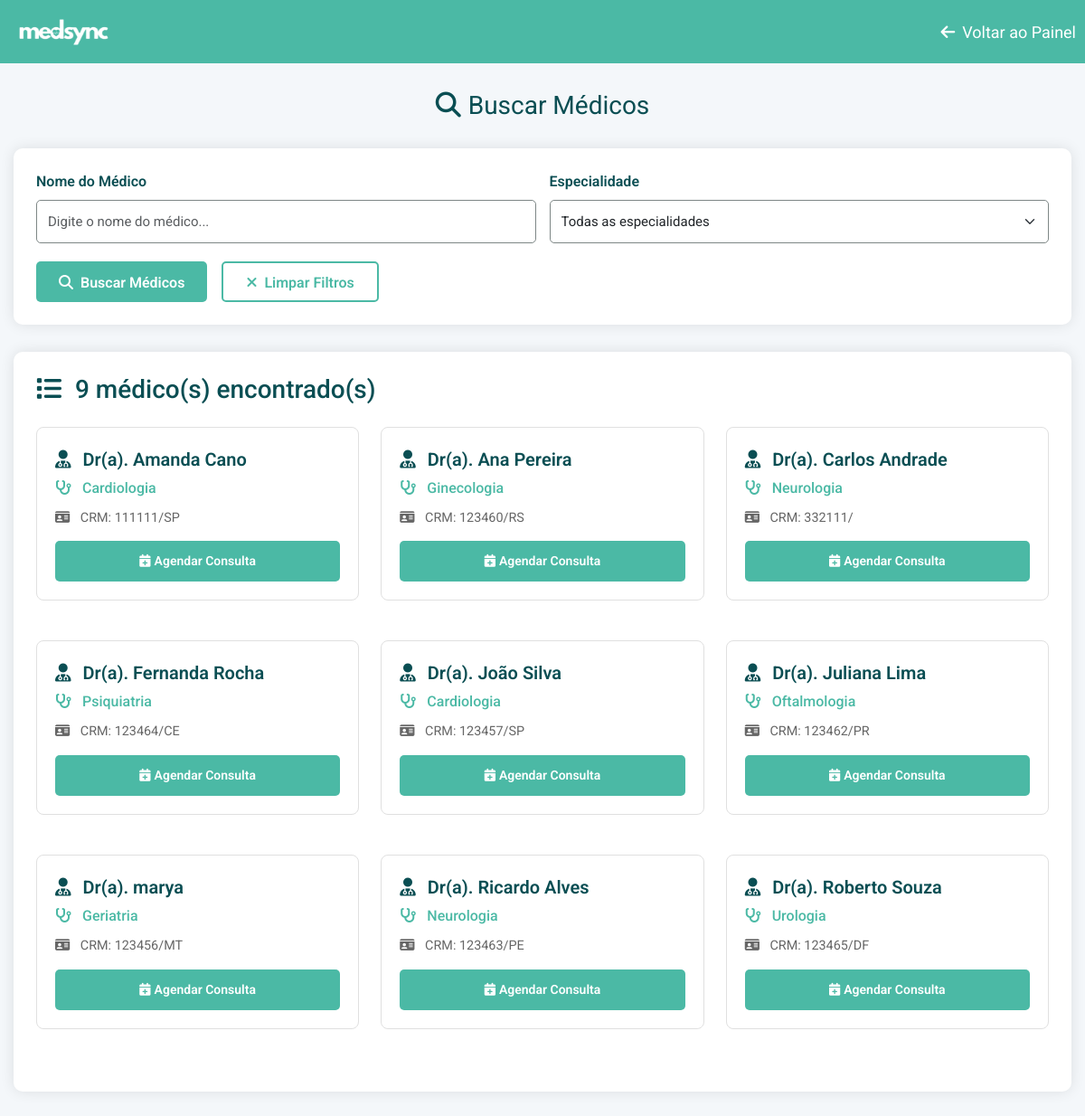
The page /paciente/buscar-medico.php (signed in) on the database its author committed.
### tables this page shows
CREATE TABLE `medicos` (
  `medicos_id` int(11) NOT NULL,
  `medicos_crm` char(6) NOT NULL,
  `medicos_uf_crm` varchar(2) NOT NULL,
  `medicos_nome` varchar(100) NOT NULL,
  `medicos_cpf` char(11) NOT NULL,
  `medicos_endereco` varchar(256) NOT NULL,
  `medicos_telefone` varchar(20) NOT NULL,
  `medicos_email` varchar(100) NOT NULL,
  `medicos_especialidade` varchar(100) NOT NULL,
  `medicos_sexo` enum('Masculino','Feminino','Outro') NOT NULL,
  `medicos_datanasc` date NOT NULL,
  `data_cadastro` timestamp NOT NULL DEFAULT current_timestamp(),
  `medico_senha` varchar(255) NOT NULL,
  `medicos_foto` varchar(255) DEFAULT NULL,
  `token_recuperacao` varchar(255) DEFAULT NULL
);

### paciente/buscar-medico.php (the view, shortened to what this page needs)
<?php
$conn = new mysqli("localhost", "root", "", "medsync");
$especialidade = $_GET['especialidade'] ?? '';
$nome = $_GET['nome'] ?? '';
$sql = "SELECT medicos_id, medicos_nome, medicos_especialidade, medicos_crm, medicos_uf_crm
        FROM medicos
        WHERE 1=1";
$sql .= " ORDER BY medicos_nome";
$stmt = $conn->prepare($sql);
$stmt->execute();
$result = $stmt->get_result();
$medicos = $result->fetch_all(MYSQLI_ASSOC);
$sql_especialidades_existentes = "SELECT DISTINCT medicos_especialidade FROM medicos ORDER BY medicos_especialidade";
$result_especialidades_existentes = $conn->query($sql_especialidades_existentes);
$especialidades_existentes = [];
while ($row = $result_especialidades_existentes->fetch_assoc()) {
    $especialidades_existentes[] = $row['medicos_especialidade'];
}
?>
<!DOCTYPE html>
<html lang="pt-BR">
<head>
    <link href="https://cdn.jsdelivr.net/npm/bootstrap@5.3.3/dist/css/bootstrap.min.css" rel="stylesheet">
    <link rel="stylesheet" href="https://cdnjs.cloudflare.com/ajax/libs/font-awesome/6.5.1/css/all.min.css"/>
</head>
<body>
<nav class="navbar">
    <div class="logo">
        <img src="../images/logo/logo_branca.png" alt="Logo">
    </div>
    <a href="painelpaciente.php">
        <i class="fa-solid fa-arrow-left me-2"></i>Voltar ao Painel
    </a>
</nav>
<div class="container">
    <h1 class="page-header"><i class="fas fa-search me-2"></i>Buscar Médicos</h1>
    <div class="search-section">
        <form method="GET" action="buscar-medico.php">
            <div class="filter-row">
                <div class="filter-col">
                    <label for="nome" class="form-label">Nome do Médico</label>
                    <input type="text" class="form-control" id="nome" name="nome"
                           value="<?php echo htmlspecialchars($nome); ?>"
                           placeholder="Digite o nome do médico...">
                </div>
                <div class="filter-col">
                    <label for="especialidade" class="form-label">Especialidade</label>
                    <select class="form-select" id="especialidade" name="especialidade">
                        <option value="">Todas as especialidades</option>
                    </select>
                </div>
            </div>
            <div class="d-flex gap-3">
                <button type="submit" class="btn btn-success">
                    <i class="fas fa-search me-2"></i>Buscar Médicos
                </button>
                <a href="buscar-medico.php" class="btn btn-outline-secondary">
                    <i class="fas fa-times me-2"></i>Limpar Filtros
                </a>
            </div>
        </form>
    </div>
    <div class="results-section">
        <h3 class="mb-4" style="color: #0a4e53;">
            <i class="fas fa-list me-2"></i>
            <?php echo count($medicos); ?> médico(s) encontrado(s)
        </h3>
        <?php if (empty($medicos)): ?>
            <div class="no-results">
                <i class="fas fa-user-md"></i>
                <h4>Nenhum médico encontrado</h4>
                <p>
                    <?php if (!empty($especialidade) && !in_array($especialidade, $especialidades_existentes)): ?>
                        A especialidade "<?php echo htmlspecialchars($especialidade); ?>" não possui médicos cadastrados no momento.
                    <?php else: ?>
                        Tente ajustar os filtros de busca para encontrar o profissional desejado.
                    <?php endif; ?>
                </p>
            </div>
        <?php else: ?>
            <div class="row">
                <?php foreach ($medicos as $medico): ?>
                    <div class="col-md-6 col-lg-4 mb-4">
                        <div class="doctor-card">
                            <div class="doctor-name">
                                <i class="fas fa-user-md me-2"></i>
                                Dr(a). <?php echo htmlspecialchars($medico['medicos_nome']); ?>
                            </div>
                            <div class="doctor-specialty">
                                <i class="fas fa-stethoscope me-2"></i>
                                <?php echo htmlspecialchars($medico['medicos_especialidade']); ?>
                            </div>
                            <div class="doctor-info">
                                <i class="fas fa-id-card me-2"></i>
                                CRM: <?php echo htmlspecialchars($medico['medicos_crm']); ?>/<?php echo htmlspecialchars($medico['medicos_uf_crm']); ?>
                            </div>
                            <div class="d-flex gap-2">
                                <a href="agendar-consulta.php?medico_id=<?php echo $medico['medicos_id']; ?>"
                                   class="btn btn-success btn-sm flex-fill">
                                    <i class="fas fa-calendar-plus me-1"></i>Agendar Consulta
                                </a>
                            </div>
                        </div>
                    </div>
                <?php endforeach; ?>
            </div>
        <?php endif; ?>
    </div>
</div>
</body>
</html>

### paciente/buscar-medico.php (style rules this page uses)
body { font-family: 'Roboto', sans-serif; background-color: #f4f7fa; margin: 0; padding: 70px 0 0 0; }
.navbar { display: flex; justify-content: space-between; align-items: center; background-color: #4bb9a5; padding: 0px 10px; position: fixed; top: 0; left: 0; height: 70px; width: 100%; z-index: 1000; }
.navbar img { width: 120px; background: no-repeat left center / contain; }
.navbar a { color: white; text-decoration: none; font-size: 18px; transition: color 0.3s; }
.container { max-width: 1200px; margin: 30px auto; padding: 0 15px; }
.page-header { text-align: center; color: #0a4e53; margin-bottom: 30px; font-weight: 400; font-size: 28px; }
.search-section { background: #fff; padding: 25px; border-radius: 10px; box-shadow: 0 0 15px rgba(0,0,0,0.1); margin-bottom: 30px; }
.form-label { font-weight: 600; color: #0a4e53; margin-bottom: 8px; }
.form-control, .form-select { width: 100%; padding: 12px; border: 1px solid #7e8786; border-radius: 5px; font-size: 15px; font-family: 'Roboto', sans-serif; }
.btn-success { background-color: #4bb9a5; border: none; color: #fff; padding: 12px 25px; font-weight: 600; border-radius: 5px; transition: all 0.3s; height: 45px; }
.btn-outline-secondary { border: 2px solid #4bb9a5; background-color: transparent; color: #4bb9a5; padding: 12px 25px; font-weight: 600; border-radius: 5px; transition: all 0.3s; text-decoration: none; display: inline-block; height: 45px; line-height: 20px; }
.results-section { background: #fff; padding: 25px; border-radius: 10px; box-shadow: 0 0 15px rgba(0,0,0,0.1); }
.doctor-card { border: 1px solid #e0e0e0; border-radius: 8px; padding: 20px; margin-bottom: 20px; transition: transform 0.3s, box-shadow 0.3s; }
.doctor-name { color: #0a4e53; font-weight: 600; font-size: 1.25rem; margin-bottom: 5px; }
.doctor-specialty { color: #4bb9a5; font-weight: 500; margin-bottom: 10px; }
.doctor-info { color: #666; font-size: 0.9rem; margin-bottom: 15px; }
.filter-row { display: flex; gap: 15px; margin-bottom: 20px; }
.filter-col { flex: 1; }

### rows shown on the page
medicos: medicos_nome "Amanda Cano", medicos_especialidade "Cardiologia", medicos_crm "111111", medicos_uf_crm "SP"
medicos: medicos_nome "Ana Pereira", medicos_especialidade "Ginecologia", medicos_crm "123460", medicos_uf_crm "RS"
medicos: medicos_nome "Carlos Andrade", medicos_especialidade "Neurologia", medicos_crm "332111"
medicos: medicos_nome "Fernanda Rocha", medicos_especialidade "Psiquiatria", medicos_crm "123464", medicos_uf_crm "CE"
medicos: medicos_nome "João Silva", medicos_especialidade "Cardiologia", medicos_crm "123457", medicos_uf_crm "SP"
medicos: medicos_nome "Juliana Lima", medicos_especialidade "Oftalmologia", medicos_crm "123462", medicos_uf_crm "PR"
medicos: medicos_nome "marya", medicos_especialidade "Geriatria", medicos_crm "123456", medicos_uf_crm "MT"
medicos: medicos_nome "Ricardo Alves", medicos_especialidade "Neurologia", medicos_crm "123463", medicos_uf_crm "PE"
medicos: medicos_nome "Roberto Souza", medicos_especialidade "Urologia", medicos_crm "123465", medicos_uf_crm "DF"

### other values the page prints
count($medicos) "9"
